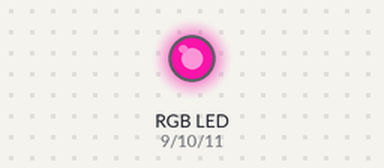
The sketch below on a simulated Arduino Uno, built with avr-gcc and run on an emulated ATmega328P. Shown: an RGB LED mixed from three pins (HIGH = lit). Dim RGB values are drawn brighter than linear; random numbers use the default seed unless the sketch sets one.

Above: at 0.1 s.
At 4.1 s:
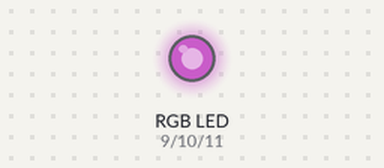
At 9.1 s:
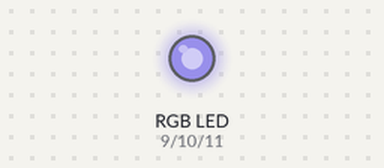
At 19.1 s:
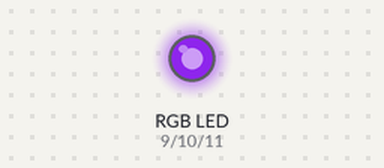
At 28.1 s:
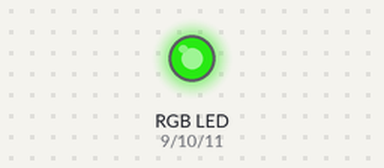
At 38.1 s:
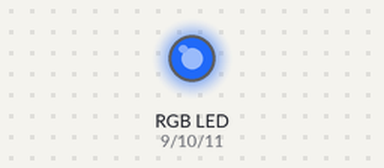
Timing chart, 0 to 40.0 s (numbered marks = the images above):
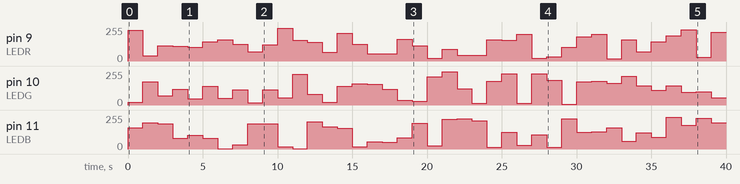

The sketch:

tsBIGLEDRGBrend.ino
```cpp
#define LEDR 9
#define LEDG 10
#define LEDB 11

void setup() {
  pinMode(LEDR, OUTPUT);
  pinMode(LEDG, OUTPUT);
  pinMode(LEDB, OUTPUT);
}

int r = 0;
int g = 0;
int b = 0;
void loop() {
  r = random(0, 255);
  g = random(0, 255);
  b = random(0, 255);
  analogWrite(LEDR, r);
  analogWrite(LEDG, g);
  analogWrite(LEDB, b);
  delay(1000);
}
```

Measured:
- by itself, pin 10 (LEDG): 0/255 → 19/255 at 0.00 s, → 175/255 1.0 s later, → 68/255 1.0 s later, → 120/255 1.0 s later, … (40 changes in this stretch)
- by itself, pin 11 (LEDB): 0/255 → 158/255 at 0.00 s, → 197/255 1.0 s later, → 188/255 1.0 s later, → 80/255 1.0 s later, … (40 changes in this stretch)
